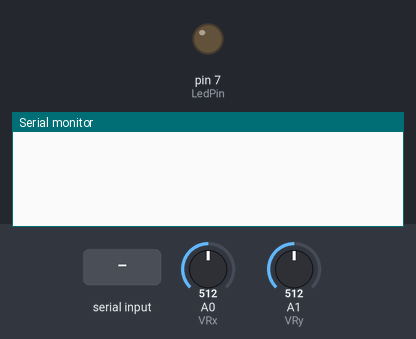
The sketch below on a simulated Arduino Uno, built with avr-gcc and run on an emulated ATmega328P. On the bench: output pins drawn as LEDs (lit = HIGH), the last lines printed to the serial monitor. The test bench sets the inputs (shaded band); at power-on: A0 (VRx) = 512, A1 (VRy) = 512.

Above: at 1.2 s.
1.3 s: A0 (VRx) set to 716
At 2.2 s:
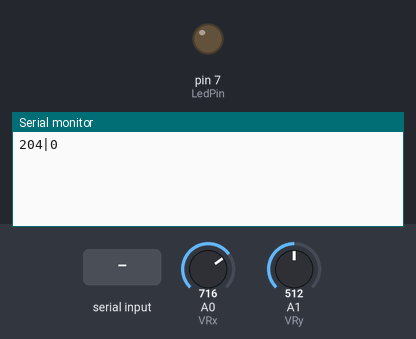
2.8 s: "~" received over Serial
At 3.3 s:
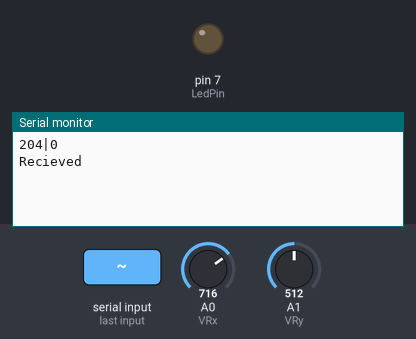

The sketch:

Joystick_Control.ino
```cpp
String inputString = "";
boolean stringComplete = false;
String commandString = "";
boolean isConnected = false;

int LedPin = 7;

int VRx = A0;
int VRy = A1;

int xPosition = 0;
int yPosition = 0;
int mapX = 0;
int mapY = 0;

int prevMapX = 0;
int prevMapY = 0;

void setup()
{
  pinMode(LedPin, OUTPUT);
  pinMode(VRx, INPUT);
  pinMode(VRy, INPUT);
  Serial.begin(2000000);
}

void serialEvent() {
  while (Serial.available()) {
    char inChar = (char)Serial.read();
    inputString += inChar;
    if (inChar == '~') {
      stringComplete = true;
    }

  }
}
void getCommand()
{
  Serial.print("Recieved");
  commandString = inputString.substring(1, 3);
  if (commandString == "ON") {
    digitalWrite(LedPin, HIGH);
  } else if (commandString == "OF") {
    digitalWrite(LedPin, LOW);
  }

}
void loop()
{
  if (stringComplete)
  {
    stringComplete = false;
    getCommand();
    inputString = "";
  }
  xPosition = analogRead(VRx);
  yPosition = analogRead(VRy);
  mapX = map(xPosition, 0, 1023, -512, 512);
  mapY = map(yPosition, 0, 1023, -512, 512);
if((mapX != prevMapX)||(mapY != prevMapY)){
  Serial.println(String(mapX)+'|' + String(mapY));
  prevMapX = mapX;
  prevMapY = mapY;
}

  //) + '|' + String(mapY)

}
```

Measured:
- after the input at 1.3 s, the serial monitor: prints a new line at once (image 1)
- after the input at 2.8 s, the serial monitor: prints a new line at once (image 2)
